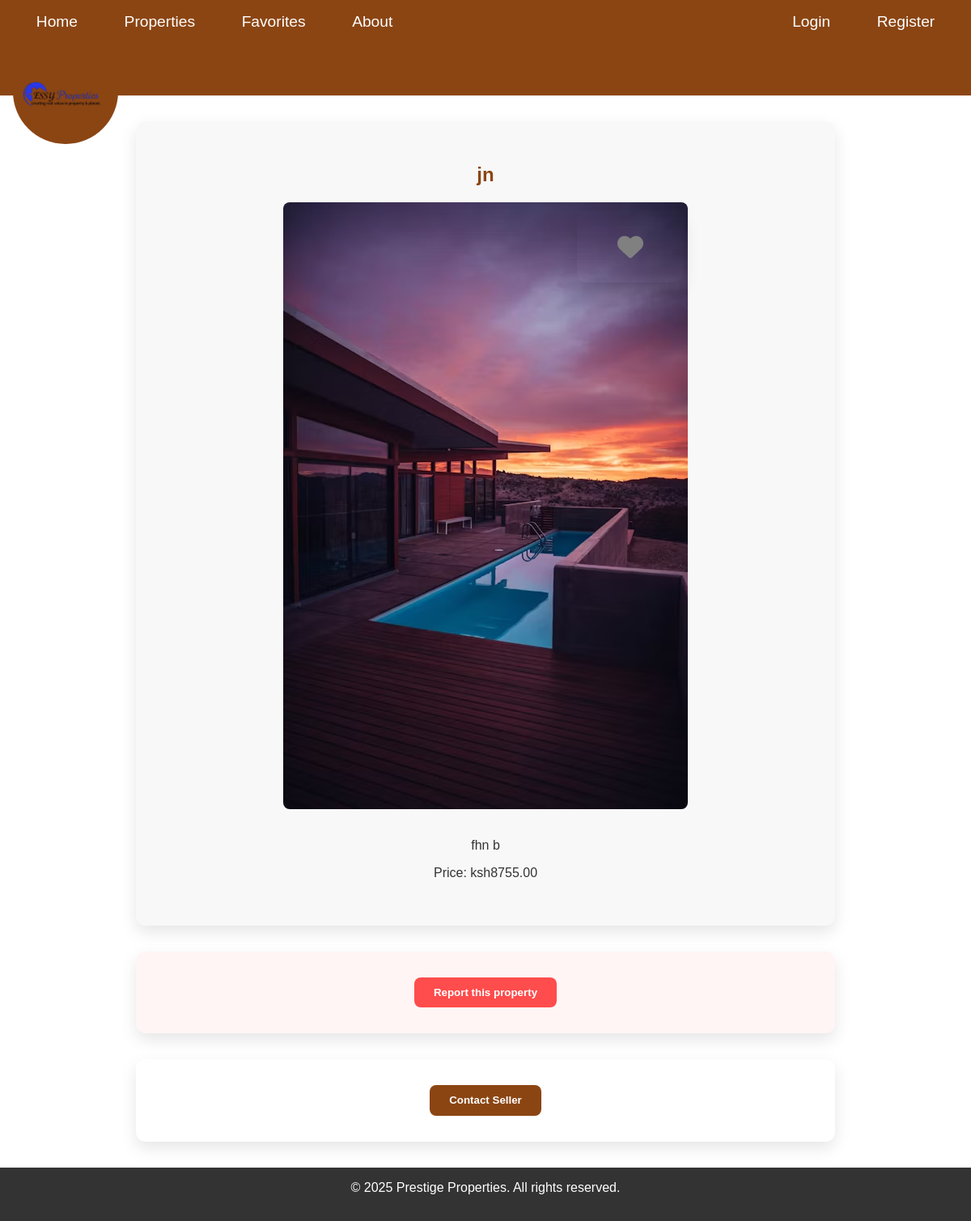
The page /properties/11/ on the database its author committed.
### mainapp/models.py (models this page shows, shortened)
class Property(models.Model):
    PROPERTY_TYPES = (
        ('house', 'House'),
        ('apartment', 'Apartment'),
        ('commercial', 'Commercial'),
        ('land', 'Land'),
    )
    seller = models.ForeignKey(SellerProfile, on_delete=models.CASCADE, related_name='properties')
    title = models.CharField(max_length=200)
    description = models.TextField()
    property_type = models.CharField(max_length=50, choices=PROPERTY_TYPES)
    price = models.DecimalField(max_digits=12, decimal_places=2)
    location_address = models.CharField(max_length=255)
    latitude = models.DecimalField(max_digits=9, decimal_places=6, blank=True, null=True)
    longitude = models.DecimalField(max_digits=9, decimal_places=6, blank=True, null=True)
    image_main = models.ImageField(upload_to='mainapp/properties/')
    image_gallery_1 = models.ImageField(upload_to='mainapp/properties/', blank=True, null=True)
    image_gallery_2 = models.ImageField(upload_to='mainapp/properties/', blank=True, null=True)
    image_gallery_3 = models.ImageField(upload_to='mainapp/properties/', blank=True, null=True)
    amenities = models.TextField(blank=True, null=True)
    floor_plan = models.FileField(upload_to='mainapp/floorplans/', blank=True, null=True)
    is_available = models.BooleanField(default=True)
    view_count = models.PositiveIntegerField(default=0)
    created_at = models.DateTimeField(auto_now_add=True)
    updated_at = models.DateTimeField(auto_now=True)

### mainapp/views.py (the view)
# urls.py: path('properties/<int:pk>/', views.property_detail, name='property_detail'),
def property_detail(request, pk):
    property_obj = get_object_or_404(Property, pk=pk)
    property_obj.view_count += 1
    property_obj.save()
    return render(request, 'mainapp/property_detail.html', {'property': property_obj})

### mainapp/templates/mainapp/property_detail.html (shortened to what this page needs)
{% extends 'mainapp/base.html' %}
{% block content %}
<div style="max-width:800px; margin:2rem auto; padding:2rem; background:#f8f8f8; border-radius:12px; box-shadow:0 8px 20px rgba(0,0,0,0.1); text-align:center;">
  <h2 style="color:#8B4513;">{{ property.title }}</h2>
  <div style="position: relative; display: inline-block;">
    <img src="{{ property.image_main.url }}" style="width:100%; border-radius:8px; margin-bottom:1rem;" alt="{{ property.title }}" />
  <form id="favorite-form" method="post" action="{% url 'add_to_favorites' property.pk %}" style="position: absolute; background: transparent; top: 10px; right: 5px; width: 20%;">
    <button type="button" id="favorite-button" style="background: transparent; border: none; cursor: pointer;">
      <i class="fas fa-heart" id="heart-icon" style="font-size: 2rem; color: gray;"></i>
    </button>
  </form>
  </div>
  <p style="margin-bottom:1rem;">{{ property.description }}</p>
  <p style="margin-bottom:1.5rem;">Price: ksh{{ property.price }}</p>
</div>
<div style="max-width:800px; margin:2rem auto; padding:2rem; background:#fff5f5; border-radius:12px; box-shadow:0 8px 20px rgba(0,0,0,0.1); text-align:center;">
  <button onclick="toggleVisibility('report-form')" style="padding: 0.7rem 1.5rem; background: #ff4c4c; color: white; border-radius: 8px; font-weight: bold;">
    Report this property
  </button>
</div>
<div style="max-width:800px; margin:2rem auto; padding:2rem; background:#ffffff; border-radius:12px; box-shadow:0 8px 20px rgba(0,0,0,0.1); text-align:center;">
  <button onclick="toggleVisibility('message-form')" style="padding: 0.7rem 1.5rem; background: #8B4513; color: white; border-radius: 8px; font-weight: bold;">
    Contact Seller
  </button>
</div>
{% endblock %}

### static/mainapp/css/mobile.css (style rules this page uses)
img { max-width: 100%; height: auto; border-radius: 8px; }
body { margin: 0; font-family: Arial, sans-serif; background-color: #fff; color: #333; }
form { width: 100%; max-width: 500px; margin: 0 auto; padding: 1rem; background: #f8f8f8; border-radius: 12px; box-shadow: 0 8px 20px rgba(0, 0, 0, 0.1); }
button { background: #8B4513; color: white; border: none; padding: 0.8rem 1.5rem; border-radius: 8px; font-weight: bold; cursor: pointer; transition: background 0.3s ease; }

### mainapp/templates/mainapp/base.html (style rules this page uses)
body { margin: 0; background: white; font-family: Arial, sans-serif; }

### rows shown on the page
Property: title "jn", image_main (picture), description "fhn b", price "8755.00"
